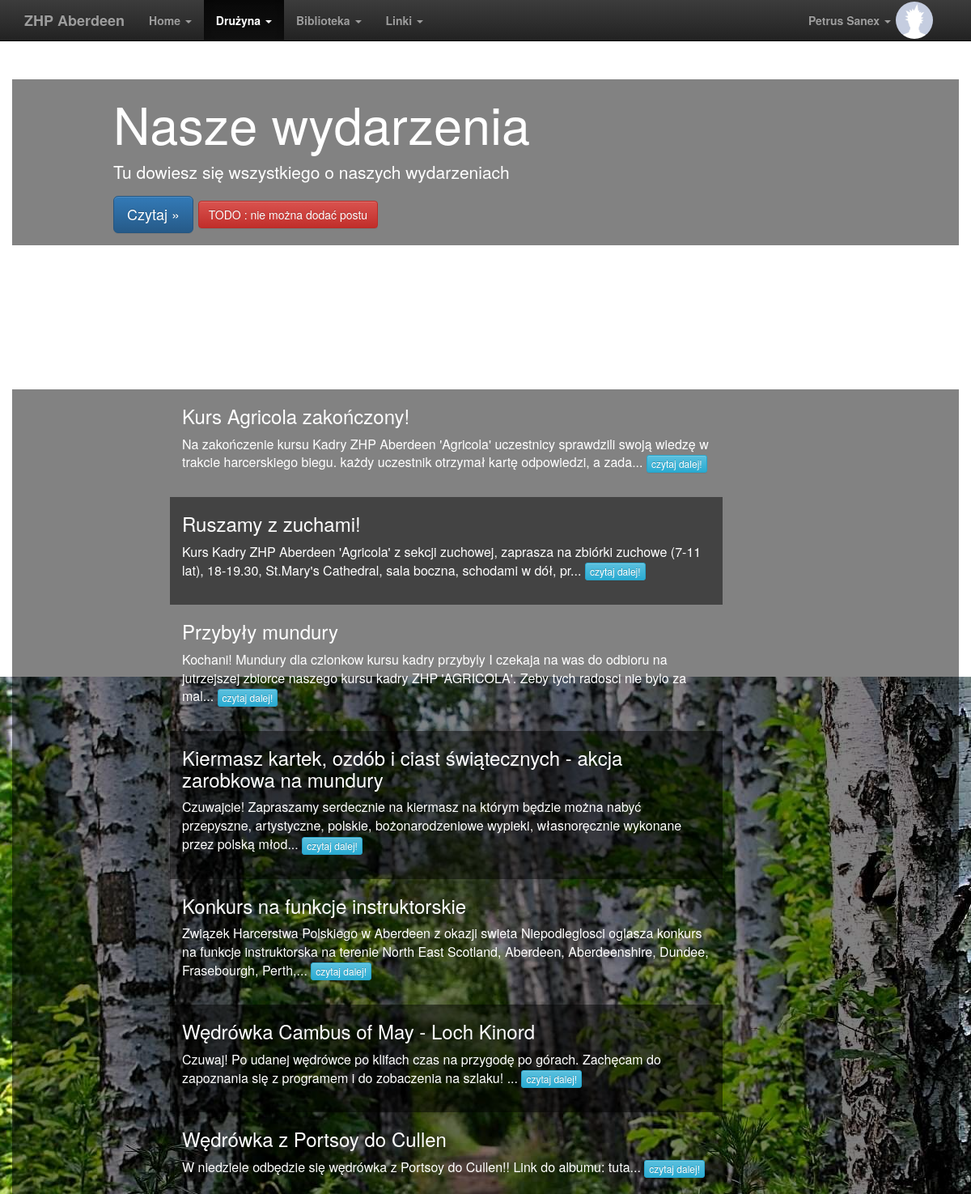
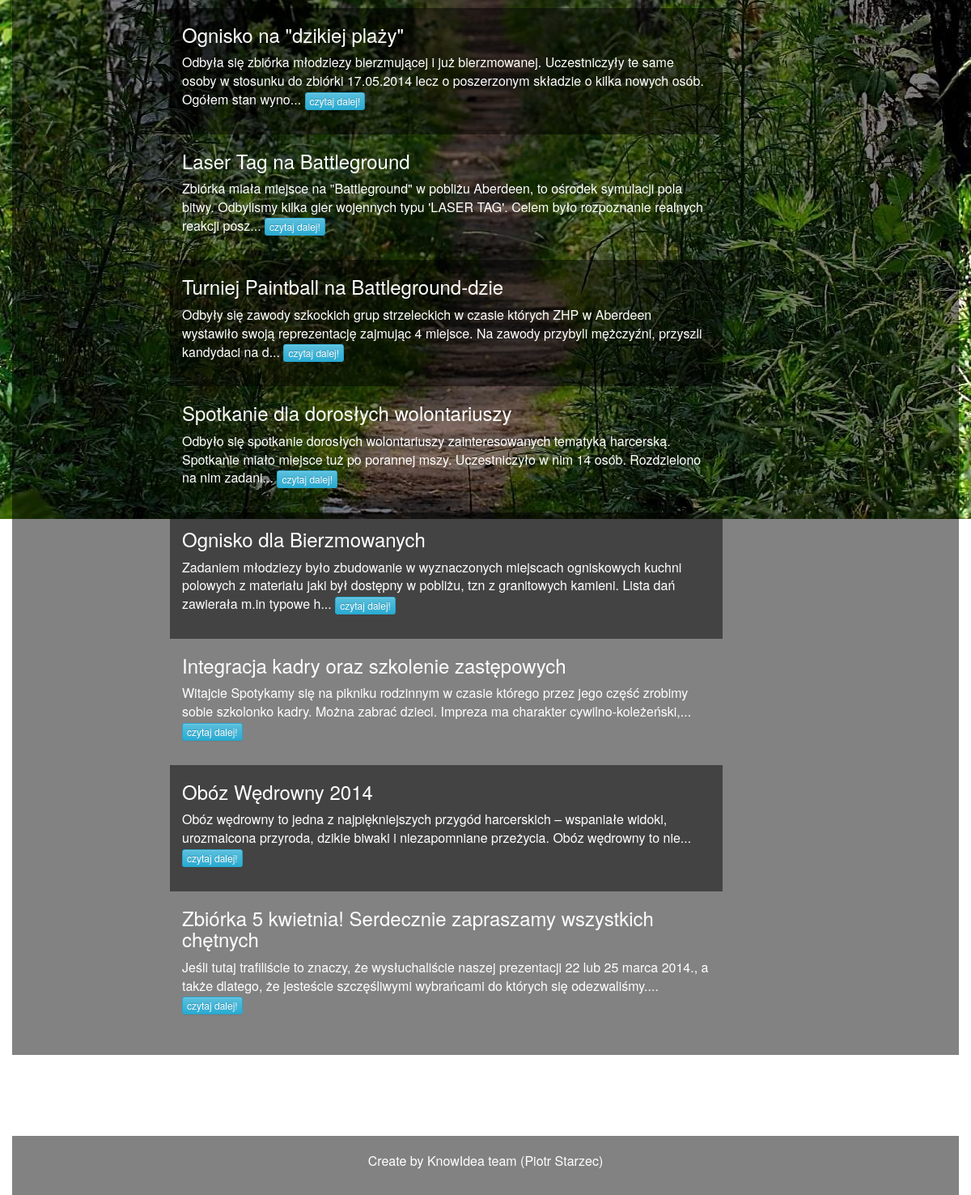
The page /index.php?link=events (signed in) on the database its author committed (2 pictures, top to bottom).
### tables this page shows
CREATE TABLE IF NOT EXISTS `events` (
  `id` int(11) NOT NULL AUTO_INCREMENT,
  `title` text NOT NULL,
  `happen` date NOT NULL,
  `created` date NOT NULL,
  `content` text NOT NULL,
  `author` text NOT NULL,
  `type` varchar(12) NOT NULL,
  PRIMARY KEY (`id`),
  KEY `id` (`id`)
);

### subpages/events.php (the view, shortened to what this page needs)
<section id="events">
	<div class="jumbotron">
		<div class="container dark-grey">
			<div class="col-lg-6 col-lg-offset-1"
				 <span id="title-block">
					<h1 id="h1-main-title">Nasze wydarzenia</h1>
				<p>Tu dowiesz się wszystkiego o naszych wydarzeniach</p>
				<p>
					<a class="page-scroll btn btn-primary btn-lg" href="#events-list" role="button">Czytaj &raquo;</a>
					<button class="btn btn-danger">
						TODO : nie można dodać postu
					</button>
				</p>
			</div>
		</div>
	</div>
</section>
<section id="events-list" class="container-custom">
	<div class="container">
		<div class="row dark-grey row-custom">
			<?php
			$query = "SELECT * FROM events ORDER BY id DESC";
			$tableData = mysqli_query($db_con, $query)
					or die(mysqli_error());
			$resultArray = mysqli_fetch_array($tableData);
			$count = 0;
			do {
				$tempContent = strip_tags(substr($resultArray['content'], 0, 200));
				echo "<div id='" . $resultArray['id'] . "'class='col-md-7 col-lg-offset-2 event-container ";
				if ($count % 2 != 0) {
					echo "dark-grey";
				}
				echo "'>";
				echo "<h3>" . $resultArray['title'] . "</h3>";
				echo "<p>" . $tempContent . "... <a class='page-scroll btn btn-info btn-xs' href='index.php?link=singleEvent&id="
				. $resultArray['id'] . "' role='button'>czytaj dalej!</a></p>";
				echo "</div>";
				$count++;
			} while ($resultArray = mysqli_fetch_array($tableData))
			?>
		</div>
	</div>
</section>

### index.php (shortened to what this page needs)
<!doctype html>
<?php
if (isset($_GET["link"]) && !empty($_GET["link"])) {
	$subpage = $_GET["link"];
} else {
	$subpage = "home";
}
include './php/scripts.php';
?>
 <html class="no-js" lang="">
    <head>
        <link rel="stylesheet" href="css/bootstrap.min.css">
        <link rel="stylesheet" href="css/bootstrap-theme.min.css">
		<link href="css/font-awesome.min.css" rel="stylesheet">
		<link href="css/summernote.css" rel="stylesheet">
		<link href="css/jquery-ui.css" rel="stylesheet">
		<link href="css/jquery-ui.min.css" rel="stylesheet">
		<link href="css/theme.css" rel="stylesheet">
        <link rel="stylesheet" href="css/main.css">
    </head>
    <body id="<?php echo $subpage ?>" data-spy="scroll" data-target=".navbar-fixed-top">
		<nav class="navbar navbar-inverse navbar-fixed-top">
			<div class="container">
				<div class="navbar-header">
					<a class="navbar-brand page-scroll" href="<?php isInParentTab($subpage, "home") ?>#home">ZHP Aberdeen</a>
				</div>
				<div class="navbar-collapse collapse">
					<ul class="nav navbar-nav">
						<li class="dropdown">
							<a class="dropdown-toggle" aria-expanded="false" role="button" data-toggle="dropdown" href="#">
								Home
								<span class="caret"></span>
							</a>
						</li>
						<li class="dropdown">
							<a class="dropdown-toggle" aria-expanded="false" role="button" data-toggle="dropdown" href="#">
								Drużyna
								<span class="caret"></span>
							</a>
						</li>
						<li class="dropdown">
							<a class="dropdown-toggle" aria-expanded="false" role="button" data-toggle="dropdown"  href="#">
								Biblioteka
								<span class="caret"></span>
							</a>
						</li>
						<li class="dropdown">
							<a class="dropdown-toggle" aria-expanded="false" role="button" data-toggle="dropdown"  href="#">
								Linki
								<span class="caret"></span>
							</a>
						</li>
					</ul>
					<ul class="nav navbar-nav pull-nav-right">
						<?php
						if (isAnyoneLogedIn() == true) {
							?>
							<li class="dropdown">
								<a class="dropdown-toggle" aria-expanded="false" role="button" data-toggle="dropdown"  href="#">
									<?php
									echo getUserName();
									?>
									<span class="caret"></span>
									<img class="avatar img-circle" src="img/avatars/
									<?php
									if (file_exists("img/avatars/" . $_SESSION['sess_email'] . ".jpg")) {
										echo $_SESSION['sess_email'];
									} else {
										echo "default";
									}
									?>.jpg"/>
								</a>
							</li>
							<?php
						}
						?>
					</ul>
				</div>
			</div>
		</nav>
		<?php
		$directory = "";
		switch ($subpage) {
			case "events" : $directory = './subpages/events.php';
				break;
		}
		if (file_exists($directory)) {
			include $directory;
		} else {
			include './subpages/nopage.php';
		}
		?>
		<div class="container-content container ">
			<div class="row dark-grey row-custom">
				<footer>
					<p>
						Create by KnowIdea team (Piotr Starzec)
					</p>
				</footer>
			</div>
		</div>
	</body>
</html>

### php/scripts.php (shortened to what this page needs)
<?php
function isInParentTab($subpage, $parentTab) {
	if ($subpage != $parentTab) {
		echo 'index.php?link=' . $parentTab;
	} else {
		echo '';
	}
}
function isAnyoneLogedIn(){
	if (isset($_SESSION['sess_user_active']) && $_SESSION['sess_user_active'] == true) {
		return true;
	} else {
		return false;
	}
}
function getUserName(){
	return $_SESSION['sess_firstname'] . " " . $_SESSION['sess_lastname'];
}
?>

### css/main.css (style rules this page uses)
html,body { height:100%; }
body { background: url(../img/background.jpg) no-repeat center center fixed; }
a { color: #72b42d; font-weight: bold; }
.avatar { float: right; max-height: 48px; max-width: 48px; padding: 1px; margin: 1px; margin-top: -14px; margin-left: 5px; }
.jumbotron { background: none; color: white; }
.container-custom { min-height: 100%; }
.row-custom { padding-bottom: 20px; margin-top: 100px; }
.dark-grey { background: url(../img/dark-grey.png) repeat; }
h1, h2, h3, h4, h5, p, label { color: white; }
p { font-size: 16px; }
footer { padding-top: 20px; text-align: center; }
.event-container { padding-bottom: 20px; }
.pull-nav-right { float: right; }

### index.php (style rules this page uses)
body { padding-top: 50px; padding-bottom: 20px; }

### rows shown on the page
events: title "Kurs Agricola zakończony!", content "Na zakończenie kursu Kadry ZHP Aberdeen 'Agricola' uczestnicy sprawdzili swoją wiedzę w trakcie harcerskiego biegu. każdy uczestnik otrzymał kartę odpowiedzi, a zada"
events: title "Ruszamy z zuchami!", content "Kurs Kadry ZHP Aberdeen 'Agricola' z sekcji zuchowej, zaprasza na zbiórki zuchowe (7-11 lat), 18-19.30, St.Mary's Cathedral, sala boczna, schodami w dół, pr"
events: title "Przybyły mundury", content "Kochani! Mundury dla czlonkow kursu kadry przybyly I czekaja na was do odbioru na jutrzejszej zbiorce naszego kursu kadry ZHP 'AGRICOLA'. Zeby tych radosci nie bylo za mal"
events: title "Kiermasz kartek, ozdób i ciast świątecznych - akcja zarobkowa na mundury", content "Czuwajcie! Zapraszamy serdecznie na kiermasz na którym będzie można nabyć przepyszne, artystyczne, polskie, bożonarodzeniowe wypieki, własnoręcznie wykonane przez polską młod"
events: title "Konkurs na funkcje instruktorskie", content "Związek Harcerstwa Polskiego w Aberdeen z okazji swieta Niepodleglosci oglasza konkurs na funkcje instruktorska na terenie North East Scotland, Aberdeen, Aberdeenshire, Dundee, Frasebourgh, Perth,"
events: title "Wędrówka Cambus of May - Loch Kinord", content "Czuwaj! Po udanej wędrówce po klifach czas na przygodę po górach. Zachęcam do zapoznania się z programem i do zobaczenia na szlaku!"
events: title "Wędrówka z Portsoy do Cullen", content "W niedziele odbędzie się wędrówka z Portsoy do Cullen!! Link do albumu: tuta"
events: title "Ognisko na \"dzikiej plaży\"", content "Odbyła się zbiórka młodziezy bierzmującej i już bierzmowanej. Uczestniczyły te same osoby w stosunku do zbiórki 17.05.2014 lecz o poszerzonym składzie o kilka nowych osób. Ogółem stan wyno"
events: title "Laser Tag na Battleground", content "Zbiórka miała miejsce na \"Battleground\" w pobliżu Aberdeen, to ośrodek symulacji pola bitwy. Odbylismy kilka gier wojennych typu 'LASER TAG'. Celem było rozpoznanie realnych reakcji posz"
events: title "Turniej Paintball na Battleground-dzie", content "Odbyły się zawody szkockich grup strzeleckich w czasie których ZHP w Aberdeen wystawiło swoją reprezentację zajmując 4 miejsce. Na zawody przybyli mężczyźni, przyszli kandydaci na d"
events: title "Spotkanie dla dorosłych wolontariuszy", content "Odbyło się spotkanie dorosłych wolontariuszy zainteresowanych tematyką harcerską. Spotkanie miało miejsce tuż po porannej mszy. Uczestniczyło w nim 14 osób. Rozdzielono na nim zadani"
events: title "Ognisko dla Bierzmowanych", content "Zadaniem młodziezy było zbudowanie w wyznaczonych miejscach ogniskowych kuchni polowych z materiału jaki był dostępny w pobliżu, tzn z granitowych kamieni. Lista dań zawierała m.in typowe h"
events: title "Integracja kadry oraz szkolenie zastępowych", content "Witajcie Spotykamy się na pikniku rodzinnym w czasie którego przez jego część zrobimy sobie szkolonko kadry. Można zabrać dzieci. Impreza ma charakter cywilno-koleżeński,"
events: title "Obóz Wędrowny 2014", content "Obóz wędrowny to jedna z najpiękniejszych przygód harcerskich – wspaniałe widoki, urozmaicona przyroda, dzikie biwaki i niezapomniane przeżycia. Obóz wędrowny to nie"
events: title "Zbiórka 5 kwietnia! Serdecznie zapraszamy wszystkich chętnych", content "Jeśli tutaj trafiliście to znaczy, że wysłuchaliście naszej prezentacji 22 lub 25 marca 2014., a także dlatego, że jesteście szczęśliwymi wybrańcami do których się odezwaliśmy."

### other values the page prints
getUserName() "Petrus Sanex"
